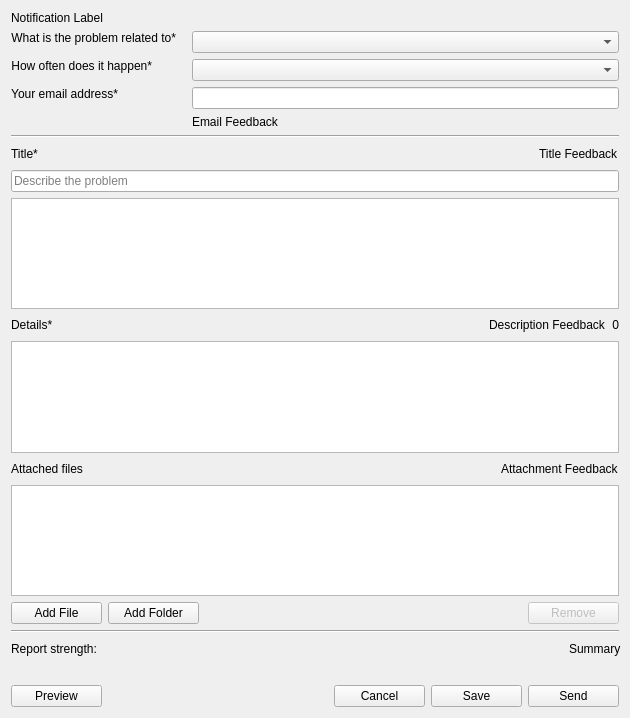
<?xml version="1.0" encoding="UTF-8"?>
<ui version="4.0">
 <class>MainWindow</class>
 <widget class="QMainWindow" name="MainWindow">
  <property name="enabled">
   <bool>true</bool>
  </property>
  <property name="geometry">
   <rect>
    <x>0</x>
    <y>0</y>
    <width>630</width>
    <height>718</height>
   </rect>
  </property>
  <property name="sizePolicy">
   <sizepolicy hsizetype="MinimumExpanding" vsizetype="Expanding">
    <horstretch>1</horstretch>
    <verstretch>1</verstretch>
   </sizepolicy>
  </property>
  <property name="minimumSize">
   <size>
    <width>630</width>
    <height>0</height>
   </size>
  </property>
  <property name="windowTitle">
   <string>Unity Bug Reporter</string>
  </property>
  <property name="windowIcon">
   <iconset resource="resedit.qrc">
    <normaloff>:/new/prefix1/icon.png</normaloff>:/new/prefix1/icon.png</iconset>
  </property>
  <property name="layoutDirection">
   <enum>Qt::LeftToRight</enum>
  </property>
  <widget class="QWidget" name="centralWidget">
   <property name="sizePolicy">
    <sizepolicy hsizetype="Expanding" vsizetype="Expanding">
     <horstretch>0</horstretch>
     <verstretch>0</verstretch>
    </sizepolicy>
   </property>
   <property name="sizeIncrement">
    <size>
     <width>1</width>
     <height>1</height>
    </size>
   </property>
   <layout class="QVBoxLayout" name="verticalLayout_2" stretch="0,0,0,0,0,0,0,0,0,0,0,0,0,0">
    <item>
     <widget class="QLabel" name="notificationLabel">
      <property name="enabled">
       <bool>true</bool>
      </property>
      <property name="text">
       <string>Notification Label</string>
      </property>
     </widget>
    </item>
    <item>
     <layout class="QVBoxLayout" name="verticalLayout">
      <property name="spacing">
       <number>6</number>
      </property>
      <property name="bottomMargin">
       <number>0</number>
      </property>
      <item>
       <layout class="QFormLayout" name="formLayout">
        <property name="fieldGrowthPolicy">
         <enum>QFormLayout::ExpandingFieldsGrow</enum>
        </property>
        <property name="labelAlignment">
         <set>Qt::AlignLeading|Qt::AlignLeft|Qt::AlignVCenter</set>
        </property>
        <property name="formAlignment">
         <set>Qt::AlignLeading|Qt::AlignLeft|Qt::AlignTop</set>
        </property>
        <property name="horizontalSpacing">
         <number>16</number>
        </property>
        <property name="verticalSpacing">
         <number>6</number>
        </property>
        <property name="bottomMargin">
         <number>0</number>
        </property>
        <item row="0" column="0">
         <widget class="QLabel" name="relateToLabel">
          <property name="sizePolicy">
           <sizepolicy hsizetype="Expanding" vsizetype="Fixed">
            <horstretch>0</horstretch>
            <verstretch>0</verstretch>
           </sizepolicy>
          </property>
          <property name="minimumSize">
           <size>
            <width>0</width>
            <height>0</height>
           </size>
          </property>
          <property name="maximumSize">
           <size>
            <width>16777215</width>
            <height>16777215</height>
           </size>
          </property>
          <property name="sizeIncrement">
           <size>
            <width>1</width>
            <height>1</height>
           </size>
          </property>
          <property name="toolTip">
           <string>Field required</string>
          </property>
          <property name="text">
           <string>What is the problem related to*</string>
          </property>
          <property name="alignment">
           <set>Qt::AlignRight|Qt::AlignTrailing|Qt::AlignVCenter</set>
          </property>
         </widget>
        </item>
        <item row="0" column="1">
         <widget class="QComboBox" name="problemComboBox">
          <property name="sizePolicy">
           <sizepolicy hsizetype="Expanding" vsizetype="Fixed">
            <horstretch>0</horstretch>
            <verstretch>0</verstretch>
           </sizepolicy>
          </property>
          <property name="minimumSize">
           <size>
            <width>0</width>
            <height>0</height>
           </size>
          </property>
          <property name="maximumSize">
           <size>
            <width>16777215</width>
            <height>16777215</height>
           </size>
          </property>
         </widget>
        </item>
        <item row="1" column="0">
         <widget class="QLabel" name="occurrenceRateLabel">
          <property name="sizePolicy">
           <sizepolicy hsizetype="Expanding" vsizetype="Fixed">
            <horstretch>0</horstretch>
            <verstretch>0</verstretch>
           </sizepolicy>
          </property>
          <property name="minimumSize">
           <size>
            <width>0</width>
            <height>0</height>
           </size>
          </property>
          <property name="maximumSize">
           <size>
            <width>16777215</width>
            <height>16777215</height>
           </size>
          </property>
          <property name="sizeIncrement">
           <size>
            <width>1</width>
            <height>1</height>
           </size>
          </property>
          <property name="toolTip">
           <string>Field required</string>
          </property>
          <property name="text">
           <string>How often does it happen*</string>
          </property>
          <property name="alignment">
           <set>Qt::AlignRight|Qt::AlignTrailing|Qt::AlignVCenter</set>
          </property>
         </widget>
        </item>
        <item row="1" column="1">
         <widget class="QComboBox" name="reproComboBox">
          <property name="sizePolicy">
           <sizepolicy hsizetype="Expanding" vsizetype="Fixed">
            <horstretch>0</horstretch>
            <verstretch>0</verstretch>
           </sizepolicy>
          </property>
          <property name="maximumSize">
           <size>
            <width>16777215</width>
            <height>16777215</height>
           </size>
          </property>
          <property name="sizeIncrement">
           <size>
            <width>1</width>
            <height>1</height>
           </size>
          </property>
         </widget>
        </item>
        <item row="2" column="0">
         <widget class="QLabel" name="emailLabel">
          <property name="sizePolicy">
           <sizepolicy hsizetype="Expanding" vsizetype="Fixed">
            <horstretch>0</horstretch>
            <verstretch>0</verstretch>
           </sizepolicy>
          </property>
          <property name="minimumSize">
           <size>
            <width>0</width>
            <height>0</height>
           </size>
          </property>
          <property name="maximumSize">
           <size>
            <width>16777215</width>
            <height>16777215</height>
           </size>
          </property>
          <property name="sizeIncrement">
           <size>
            <width>0</width>
            <height>0</height>
           </size>
          </property>
          <property name="toolTip">
           <string>Field required</string>
          </property>
          <property name="text">
           <string>Your email address*</string>
          </property>
          <property name="alignment">
           <set>Qt::AlignRight|Qt::AlignTrailing|Qt::AlignVCenter</set>
          </property>
         </widget>
        </item>
        <item row="2" column="1">
         <widget class="QLineEdit" name="emailEdit">
          <property name="sizePolicy">
           <sizepolicy hsizetype="Expanding" vsizetype="Fixed">
            <horstretch>0</horstretch>
            <verstretch>0</verstretch>
           </sizepolicy>
          </property>
          <property name="maximumSize">
           <size>
            <width>16777215</width>
            <height>16777215</height>
           </size>
          </property>
          <property name="sizeIncrement">
           <size>
            <width>1</width>
            <height>1</height>
           </size>
          </property>
         </widget>
        </item>
        <item row="3" column="1">
         <widget class="QLabel" name="emailFeedback">
          <property name="text">
           <string>Email Feedback</string>
          </property>
         </widget>
        </item>
       </layout>
      </item>
     </layout>
    </item>
    <item>
     <widget class="Line" name="sectionBreak2">
      <property name="orientation">
       <enum>Qt::Horizontal</enum>
      </property>
     </widget>
    </item>
    <item>
     <layout class="QHBoxLayout" name="titleHeader">
      <property name="spacing">
       <number>6</number>
      </property>
      <item>
       <widget class="QLabel" name="titleLabel">
        <property name="sizePolicy">
         <sizepolicy hsizetype="Preferred" vsizetype="Fixed">
          <horstretch>0</horstretch>
          <verstretch>0</verstretch>
         </sizepolicy>
        </property>
        <property name="toolTip">
         <string>Field required</string>
        </property>
        <property name="text">
         <string>Title*</string>
        </property>
       </widget>
      </item>
      <item>
       <spacer name="spacer">
        <property name="orientation">
         <enum>Qt::Horizontal</enum>
        </property>
        <property name="sizeHint" stdset="0">
         <size>
          <width>40</width>
          <height>20</height>
         </size>
        </property>
       </spacer>
      </item>
      <item>
       <widget class="QLabel" name="titleFeedback">
        <property name="sizePolicy">
         <sizepolicy hsizetype="Preferred" vsizetype="Preferred">
          <horstretch>0</horstretch>
          <verstretch>0</verstretch>
         </sizepolicy>
        </property>
        <property name="maximumSize">
         <size>
          <width>16777215</width>
          <height>16777215</height>
         </size>
        </property>
        <property name="text">
         <string>Title Feedback</string>
        </property>
        <property name="scaledContents">
         <bool>true</bool>
        </property>
       </widget>
      </item>
     </layout>
    </item>
    <item>
     <widget class="QLineEdit" name="titleEdit">
      <property name="cursor">
       <cursorShape>IBeamCursor</cursorShape>
      </property>
      <property name="text">
       <string/>
      </property>
      <property name="maxLength">
       <number>128</number>
      </property>
      <property name="frame">
       <bool>true</bool>
      </property>
      <property name="placeholderText">
       <string>Describe the problem</string>
      </property>
      <property name="clearButtonEnabled">
       <bool>false</bool>
      </property>
     </widget>
    </item>
    <item>
     <widget class="QTreeWidget" name="searchResultsList">
      <property name="sizePolicy">
       <sizepolicy hsizetype="Expanding" vsizetype="Expanding">
        <horstretch>0</horstretch>
        <verstretch>1</verstretch>
       </sizepolicy>
      </property>
      <property name="horizontalScrollBarPolicy">
       <enum>Qt::ScrollBarAlwaysOff</enum>
      </property>
      <property name="rootIsDecorated">
       <bool>false</bool>
      </property>
      <property name="columnCount">
       <number>2</number>
      </property>
      <attribute name="headerVisible">
       <bool>false</bool>
      </attribute>
      <column>
       <property name="text">
        <string notr="true">1</string>
       </property>
      </column>
      <column>
       <property name="text">
        <string notr="true">2</string>
       </property>
      </column>
     </widget>
    </item>
    <item>
     <layout class="QHBoxLayout" name="descriptionHeader">
      <item>
       <widget class="QLabel" name="descriptionLabel">
        <property name="sizePolicy">
         <sizepolicy hsizetype="Preferred" vsizetype="Fixed">
          <horstretch>0</horstretch>
          <verstretch>0</verstretch>
         </sizepolicy>
        </property>
        <property name="sizeIncrement">
         <size>
          <width>1</width>
          <height>1</height>
         </size>
        </property>
        <property name="baseSize">
         <size>
          <width>0</width>
          <height>0</height>
         </size>
        </property>
        <property name="toolTip">
         <string>Field required</string>
        </property>
        <property name="text">
         <string>Details*</string>
        </property>
       </widget>
      </item>
      <item>
       <spacer name="spacer_2">
        <property name="orientation">
         <enum>Qt::Horizontal</enum>
        </property>
        <property name="sizeHint" stdset="0">
         <size>
          <width>40</width>
          <height>20</height>
         </size>
        </property>
       </spacer>
      </item>
      <item>
       <widget class="QLabel" name="descriptionFeedback">
        <property name="sizePolicy">
         <sizepolicy hsizetype="Preferred" vsizetype="Preferred">
          <horstretch>0</horstretch>
          <verstretch>0</verstretch>
         </sizepolicy>
        </property>
        <property name="maximumSize">
         <size>
          <width>16777215</width>
          <height>16777215</height>
         </size>
        </property>
        <property name="autoFillBackground">
         <bool>false</bool>
        </property>
        <property name="text">
         <string>Description Feedback</string>
        </property>
        <property name="scaledContents">
         <bool>true</bool>
        </property>
       </widget>
      </item>
      <item>
       <widget class="QLabel" name="charLimitLabel">
        <property name="sizePolicy">
         <sizepolicy hsizetype="Preferred" vsizetype="Preferred">
          <horstretch>0</horstretch>
          <verstretch>0</verstretch>
         </sizepolicy>
        </property>
        <property name="text">
         <string>0</string>
        </property>
        <property name="alignment">
         <set>Qt::AlignRight|Qt::AlignTrailing|Qt::AlignVCenter</set>
        </property>
       </widget>
      </item>
     </layout>
    </item>
    <item>
     <widget class="QTextEdit" name="descriptionEdit">
      <property name="sizePolicy">
       <sizepolicy hsizetype="Expanding" vsizetype="Expanding">
        <horstretch>0</horstretch>
        <verstretch>1</verstretch>
       </sizepolicy>
      </property>
      <property name="sizeAdjustPolicy">
       <enum>QAbstractScrollArea::AdjustToContents</enum>
      </property>
      <property name="tabChangesFocus">
       <bool>true</bool>
      </property>
      <property name="html">
       <string notr="true">&lt;!DOCTYPE HTML PUBLIC &quot;-//W3C//DTD HTML 4.0//EN&quot; &quot;http://www.w3.org/TR/REC-html40/strict.dtd&quot;&gt;
&lt;html&gt;&lt;head&gt;&lt;meta name=&quot;qrichtext&quot; content=&quot;1&quot; /&gt;&lt;style type=&quot;text/css&quot;&gt;
p, li { white-space: pre-wrap; }
&lt;/style&gt;&lt;/head&gt;&lt;body style=&quot; font-family:'MS Shell Dlg 2'; font-size:8.25pt; font-weight:400; font-style:normal;&quot;&gt;
&lt;p style=&quot;-qt-paragraph-type:empty; margin-top:0px; margin-bottom:0px; margin-left:0px; margin-right:0px; -qt-block-indent:0; text-indent:0px; font-size:8pt;&quot;&gt;&lt;br /&gt;&lt;/p&gt;&lt;/body&gt;&lt;/html&gt;</string>
      </property>
      <property name="acceptRichText">
       <bool>false</bool>
      </property>
     </widget>
    </item>
    <item>
     <layout class="QHBoxLayout" name="horizontalLayout_4">
      <item>
       <widget class="QLabel" name="attachmentLabel">
        <property name="sizePolicy">
         <sizepolicy hsizetype="Preferred" vsizetype="Preferred">
          <horstretch>0</horstretch>
          <verstretch>0</verstretch>
         </sizepolicy>
        </property>
        <property name="text">
         <string>Attached files</string>
        </property>
       </widget>
      </item>
      <item>
       <spacer name="horizontalSpacer">
        <property name="orientation">
         <enum>Qt::Horizontal</enum>
        </property>
        <property name="sizeHint" stdset="0">
         <size>
          <width>40</width>
          <height>20</height>
         </size>
        </property>
       </spacer>
      </item>
      <item>
       <widget class="QLabel" name="attachmentFeedback">
        <property name="sizePolicy">
         <sizepolicy hsizetype="Preferred" vsizetype="Preferred">
          <horstretch>0</horstretch>
          <verstretch>0</verstretch>
         </sizepolicy>
        </property>
        <property name="maximumSize">
         <size>
          <width>16777215</width>
          <height>16777215</height>
         </size>
        </property>
        <property name="text">
         <string>Attachment Feedback</string>
        </property>
        <property name="scaledContents">
         <bool>true</bool>
        </property>
       </widget>
      </item>
     </layout>
    </item>
    <item>
     <widget class="QTableView" name="attachedFilesView">
      <property name="enabled">
       <bool>true</bool>
      </property>
      <property name="sizePolicy">
       <sizepolicy hsizetype="Expanding" vsizetype="Expanding">
        <horstretch>0</horstretch>
        <verstretch>1</verstretch>
       </sizepolicy>
      </property>
      <property name="minimumSize">
       <size>
        <width>0</width>
        <height>100</height>
       </size>
      </property>
      <property name="focusPolicy">
       <enum>Qt::WheelFocus</enum>
      </property>
      <property name="sizeAdjustPolicy">
       <enum>QAbstractScrollArea::AdjustToContents</enum>
      </property>
      <property name="editTriggers">
       <set>QAbstractItemView::NoEditTriggers</set>
      </property>
      <property name="showDropIndicator" stdset="0">
       <bool>false</bool>
      </property>
      <property name="sortingEnabled">
       <bool>true</bool>
      </property>
      <property name="cornerButtonEnabled">
       <bool>true</bool>
      </property>
      <attribute name="horizontalHeaderShowSortIndicator" stdset="0">
       <bool>true</bool>
      </attribute>
      <attribute name="verticalHeaderVisible">
       <bool>false</bool>
      </attribute>
     </widget>
    </item>
    <item>
     <layout class="QHBoxLayout" name="attachmentButtons">
      <property name="bottomMargin">
       <number>0</number>
      </property>
      <item>
       <widget class="QPushButton" name="attachFileButton">
        <property name="minimumSize">
         <size>
          <width>91</width>
          <height>0</height>
         </size>
        </property>
        <property name="text">
         <string>Add File</string>
        </property>
       </widget>
      </item>
      <item>
       <widget class="QPushButton" name="attachFolderButton">
        <property name="minimumSize">
         <size>
          <width>91</width>
          <height>0</height>
         </size>
        </property>
        <property name="text">
         <string>Add Folder</string>
        </property>
       </widget>
      </item>
      <item>
       <spacer name="spacer_3">
        <property name="orientation">
         <enum>Qt::Horizontal</enum>
        </property>
        <property name="sizeHint" stdset="0">
         <size>
          <width>298</width>
          <height>20</height>
         </size>
        </property>
       </spacer>
      </item>
      <item>
       <widget class="QPushButton" name="removeFileButton">
        <property name="enabled">
         <bool>false</bool>
        </property>
        <property name="minimumSize">
         <size>
          <width>91</width>
          <height>0</height>
         </size>
        </property>
        <property name="maximumSize">
         <size>
          <width>16777215</width>
          <height>16777215</height>
         </size>
        </property>
        <property name="text">
         <string>Remove</string>
        </property>
       </widget>
      </item>
     </layout>
    </item>
    <item>
     <widget class="Line" name="sectionBreak3">
      <property name="orientation">
       <enum>Qt::Horizontal</enum>
      </property>
     </widget>
    </item>
    <item>
     <widget class="QWidget" name="ratingLayout" native="true">
      <property name="sizePolicy">
       <sizepolicy hsizetype="Preferred" vsizetype="Preferred">
        <horstretch>0</horstretch>
        <verstretch>0</verstretch>
       </sizepolicy>
      </property>
      <property name="minimumSize">
       <size>
        <width>610</width>
        <height>0</height>
       </size>
      </property>
      <layout class="QVBoxLayout" name="verticalLayout_3">
       <property name="spacing">
        <number>6</number>
       </property>
       <property name="sizeConstraint">
        <enum>QLayout::SetDefaultConstraint</enum>
       </property>
       <property name="leftMargin">
        <number>0</number>
       </property>
       <property name="topMargin">
        <number>0</number>
       </property>
       <property name="rightMargin">
        <number>0</number>
       </property>
       <property name="bottomMargin">
        <number>0</number>
       </property>
       <item>
        <widget class="QWidget" name="ratingTexts" native="true">
         <layout class="QHBoxLayout" name="horizontalLayout">
          <property name="spacing">
           <number>0</number>
          </property>
          <property name="leftMargin">
           <number>0</number>
          </property>
          <property name="topMargin">
           <number>0</number>
          </property>
          <property name="rightMargin">
           <number>0</number>
          </property>
          <property name="bottomMargin">
           <number>0</number>
          </property>
          <item>
           <widget class="QLabel" name="reportRating">
            <property name="toolTip">
             <string>We prioritize bug reports according to their rating.
Higher rated bugs are more likely to be checked.</string>
            </property>
            <property name="text">
             <string>Report strength:</string>
            </property>
           </widget>
          </item>
          <item>
           <spacer name="horizontalSpacer_2">
            <property name="orientation">
             <enum>Qt::Horizontal</enum>
            </property>
            <property name="sizeHint" stdset="0">
             <size>
              <width>40</width>
              <height>20</height>
             </size>
            </property>
           </spacer>
          </item>
          <item>
           <widget class="QLabel" name="summary">
            <property name="text">
             <string>Summary</string>
            </property>
           </widget>
          </item>
         </layout>
        </widget>
       </item>
       <item>
        <widget class="QLabel" name="ratingLabel">
         <property name="font">
          <font>
           <stylestrategy>PreferAntialias</stylestrategy>
          </font>
         </property>
         <property name="toolTip">
          <string>Calculating...</string>
         </property>
         <property name="text">
          <string/>
         </property>
         <property name="scaledContents">
          <bool>true</bool>
         </property>
         <property name="alignment">
          <set>Qt::AlignCenter</set>
         </property>
        </widget>
       </item>
      </layout>
     </widget>
    </item>
    <item>
     <layout class="QGridLayout" name="actionButtons" columnstretch="0,0,0,0,0">
      <item row="0" column="1">
       <spacer name="spacer_4">
        <property name="orientation">
         <enum>Qt::Horizontal</enum>
        </property>
        <property name="sizeHint" stdset="0">
         <size>
          <width>40</width>
          <height>20</height>
         </size>
        </property>
       </spacer>
      </item>
      <item row="0" column="2">
       <widget class="QPushButton" name="cancelButton">
        <property name="minimumSize">
         <size>
          <width>91</width>
          <height>0</height>
         </size>
        </property>
        <property name="text">
         <string>Cancel</string>
        </property>
       </widget>
      </item>
      <item row="0" column="0">
       <widget class="QPushButton" name="previewButton">
        <property name="minimumSize">
         <size>
          <width>91</width>
          <height>0</height>
         </size>
        </property>
        <property name="text">
         <string>Preview</string>
        </property>
       </widget>
      </item>
      <item row="0" column="4">
       <widget class="QPushButton" name="sendButton">
        <property name="minimumSize">
         <size>
          <width>91</width>
          <height>0</height>
         </size>
        </property>
        <property name="text">
         <string>Send</string>
        </property>
       </widget>
      </item>
      <item row="0" column="3">
       <widget class="QPushButton" name="saveButton">
        <property name="minimumSize">
         <size>
          <width>91</width>
          <height>0</height>
         </size>
        </property>
        <property name="toolTip">
         <string>Save Report To Disk</string>
        </property>
        <property name="text">
         <string>Save</string>
        </property>
       </widget>
      </item>
     </layout>
    </item>
   </layout>
  </widget>
 </widget>
 <layoutdefault spacing="6" margin="11"/>
 <tabstops>
  <tabstop>attachFileButton</tabstop>
  <tabstop>attachFolderButton</tabstop>
  <tabstop>removeFileButton</tabstop>
  <tabstop>cancelButton</tabstop>
  <tabstop>previewButton</tabstop>
  <tabstop>saveButton</tabstop>
  <tabstop>sendButton</tabstop>
 </tabstops>
 <resources>
  <include location="resedit.qrc"/>
 </resources>
 <connections/>
</ui>
